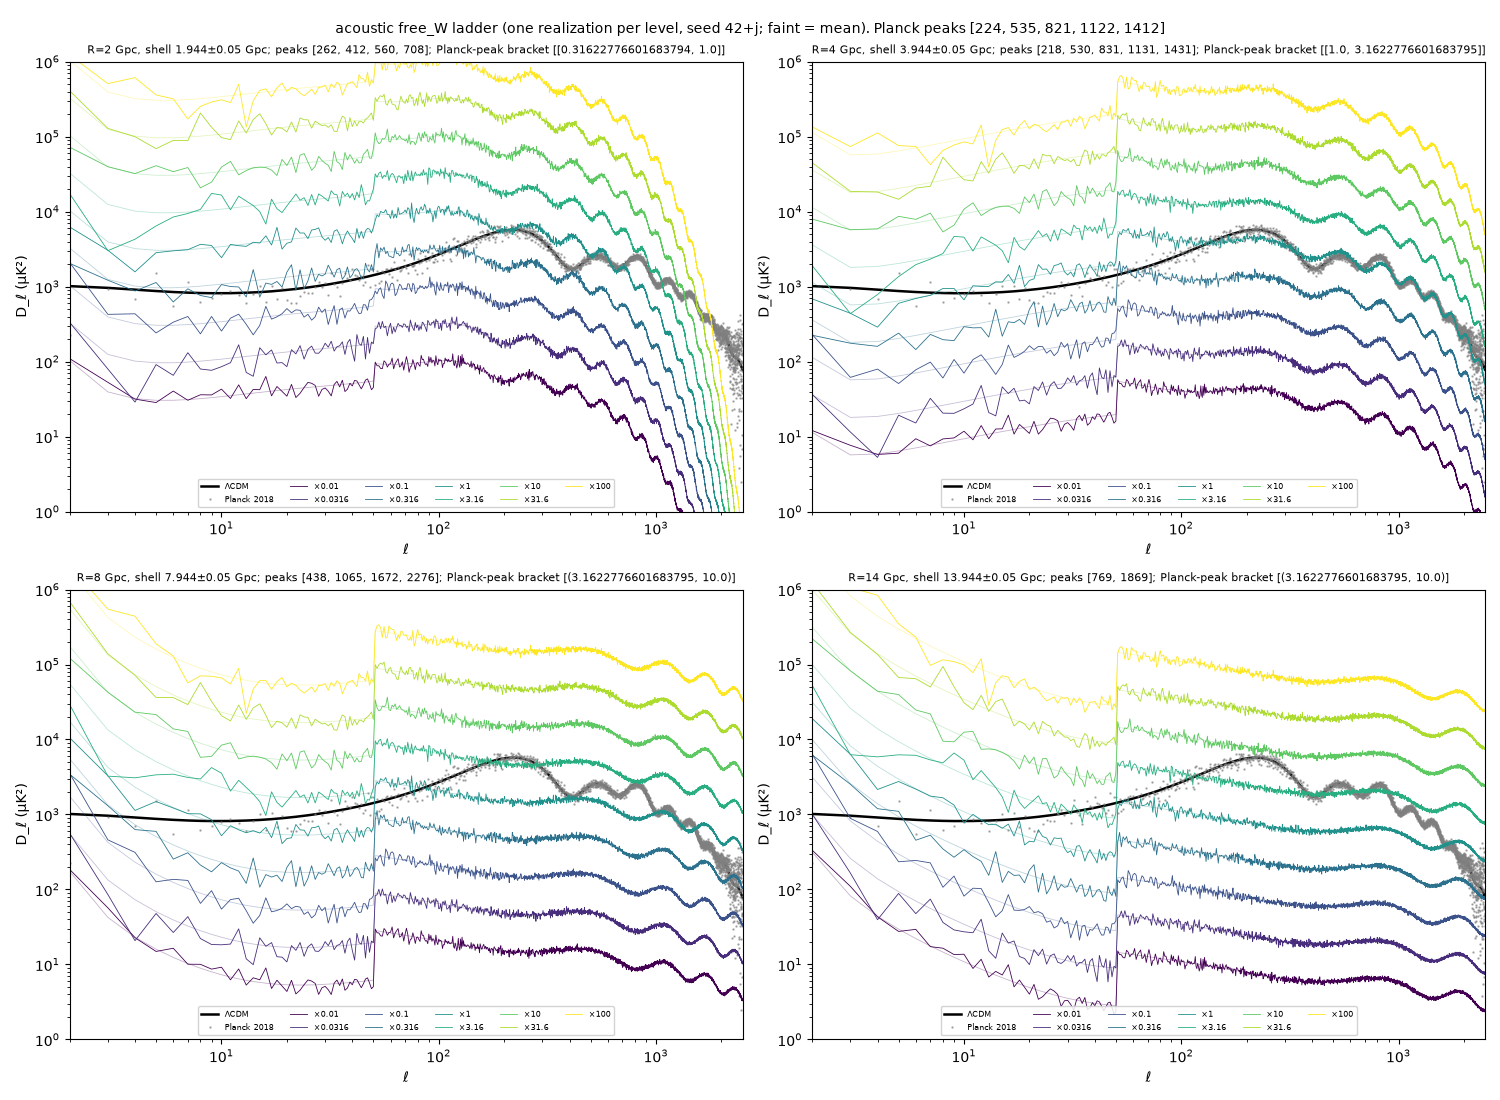

This chart was generated by the following Python code:
# Level-set ladder for the acoustic free_W best fit: R=2,4,8,14 Gpc, window centre R-0.056, width 0.05; amplitude x0.01..x100.
# Field only (no deterministic background); exact l<=50, Limber l>50 (no exact-node correction -> l<150 overestimated ~1.5-5x for edge shells).
import os,json,numpy as np,matplotlib;matplotlib.use('Agg');import matplotlib.pyplot as plt
from scipy.signal import find_peaks,savgol_filter
import acoustic_model as M
from acoustic_model import AFwd,Gc,rho,T0,LMAX
import acoustic_fit as A
CK='acoustic_ladder.json';S=json.load(open(CK)) if os.path.exists(CK) else {}
J=json.load(open('acoustic_fit.json'));p0=dict(J['free_W']['best']['p']);MULT=np.geomspace(0.01,100,9);ll=np.arange(LMAX+1)
def lim(F,p,l):
    a=max(0.01,p['chiw']-6*p['sw']);b=min(F.R,p['chiw']+6*p['sw']);ch=np.linspace(a,b,600);KM=np.interp(ch,F.ch,F.KM)
    W=np.exp(-0.5*((ch-p['chiw'])/p['sw'])**2);k=(l[:,None]+0.5)/ch[None];Pp=(4*np.pi*Gc*rho)**2*F.Pd(p,k)/k**4
    return np.trapezoid((KM*W)**2*k**2/3*Pp/ch**2,ch,axis=1)*l*(l+1)/(2*np.pi)*T0**2
def pk(D):s=savgol_filter(D[100:],61,3);q,_=find_peaks(s,prominence=0.02*s.max());return (q+100)[:5].tolist()
PlP=J['peaks_planck_binned_spline'];pl1=float(A.Pb[(A.Pb[:,0]>150)&(A.Pb[:,0]<300),1].max())
if __name__=="__main__":
 for R in (2.0,4.0,8.0,14.0):
     key=f'R{R:g}'
     if key in S:continue
     F=AFwd(R=R,lmax=M.LX,kmax=200,nk=500);p=dict(p0,chiw=R-0.056,sw=0.05);t=F.terms(p)
     D1=np.r_[0,0,t['scalar']+t['mlens'],lim(F,p,np.arange(M.LX+1,LMAX+1))]
     h=float(D1[180:300].max());lev=[float(m*h) for m in MULT];br=[(float(MULT[i]),float(MULT[i+1])) for i in range(8) if lev[i]<=pl1<=lev[i+1]]
     S[key]=dict(D1=D1.tolist(),peaks=pk(D1),first_peak_height_x1=h,bracket=br,mult_to_match=pl1/h);json.dump(S,open(CK,'w'));print(key,S[key]['peaks'],'x1 peak %.4g'%h,'bracket',br,'mult needed %.3g'%(pl1/h),flush=True)
 fig,axs=plt.subplots(2,2,figsize=(15,11));rng=np.random.default_rng(42);cs=plt.cm.viridis(np.linspace(0,1,9))
 for ax,R in zip(axs.ravel(),(2,4,8,14)):
     s=S[f'R{R:g}'];D1=np.array(s['D1']);l=ll[2:]
     ax.plot(l,A.Lt[2:],'k-',lw=1.8,label='ΛCDM');ax.plot(A.Pf[:,0],A.Pf[:,1],'.',color='grey',ms=1.5,alpha=.6,label='Planck 2018')
     for j,m in enumerate(MULT):
         Dm=m*D1[2:];Dr=Dm*np.random.default_rng(42+j).chisquare(2*l+1)/(2*l+1)
         ax.plot(l,Dm,'-',color=cs[j],lw=.6,alpha=.3);ax.plot(l,Dr,'-',color=cs[j],lw=.6,label=f'×{m:.3g}')
     ax.set_xscale('log');ax.set_yscale('log');ax.set_ylim(1,1e6);ax.set_xlim(2,2500);ax.set_xlabel('ℓ');ax.set_ylabel('D_ℓ (μK²)')
     ax.set_title(f'R={R} Gpc, shell {R-0.056:.3f}±0.05 Gpc; peaks {s["peaks"]}; Planck-peak bracket {s["bracket"]}',fontsize=8);ax.legend(loc='lower center',ncol=6,fontsize=6,framealpha=.85)
 fig.suptitle(f'acoustic free_W ladder (one realization per level, seed 42+j; faint = mean). Planck peaks {PlP}',fontsize=10);fig.tight_layout();fig.savefig('acoustic_ladder.png',dpi=100)
